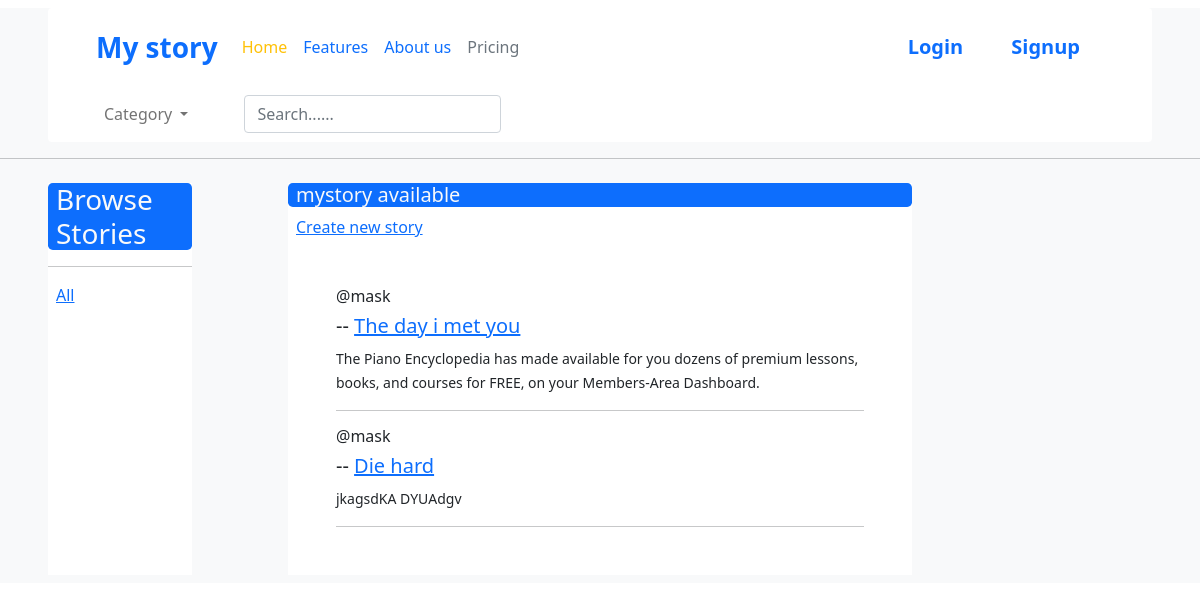
The page / on the database its author committed.
### board/models.py (models this page shows, shortened)
class Mystory(models.Model):
    host = models.ForeignKey(UserReg,  on_delete= models.CASCADE , null= True)
    CH = (
        ('True story','True Story'),
        ('Romance','Romance'),
        ('Short Story','Short Story'),
        ('Childrens story','Childrens story'),
        ('Fantasy','Fantasy'),
        ('Horror','Horror')
    )
    topic = models.CharField(max_length= 200, verbose_name= 'topic', choices=CH)
    title = models.CharField(max_length= 200)
    participants = models.ManyToManyField(settings.AUTH_USER_MODEL, related_name='participants', blank= True)
    description = models.TextField(null=True, blank =True)
    body = models.TextField()
    updated = models.DateTimeField(auto_now =True)
    created = models.DateTimeField(auto_now_add = True)
    class Meta:
        ordering = ['-updated', '-created']

class UserReg(AbstractBaseUser,PermissionsMixin):
    username = models.CharField(max_length=6, verbose_name='enter username')
    first_name = models.CharField(verbose_name='enter your first name', null= False, max_length=100)
    last_name = models.CharField(verbose_name='enter your last name', null= False, max_length=100)
    phone_number = models.CharField(verbose_name='enter valid phone number', null= False, max_length=100)
    email = models.EmailField(verbose_name='enter your email', null=False, unique=True)
    USERNAME_FIELD = 'email'
    REQUIRED_FIELDS = ['username','first_name','last_name','phone_number']
    objects = UserRegManager()
    is_admin = models.BooleanField(default=False)
    is_superuser = models.BooleanField(default=False)
    is_staff = models.BooleanField(default=False)

### board/views.py (the view)
# urls.py: path('', views.home, name = "home"),
def home(request):
    q = request.GET.get('q') if request.GET.get('q') != None else ""
    mystorys = Mystory.objects.filter(
        Q(topic__icontains = q) |
        Q(title__icontains = q) |
        Q(description__icontains = q)|
        Q(body__icontains = q)
        )
    topics = Topic.objects.all()
    mystory_count =  mystorys.count()
    context = {'mystorys':  mystorys, 'topics': topics, 'mystory_count':mystory_count}
    return render(request, 'board/home.html', context)

### board/templates/board/home.html (shortened to what this page needs)
{% extends 'main.html' %}
{% block content %}
<div class="home-container">
    <div class="m-2 mx-5 bg-white">
        <h3 class="bg-primary rounded-3 text-light px-2"> Browse Stories</h3>
        <hr>
        <div>
            <a class="p-2"  href="{% url 'home'%}">All</a>
        </div>
    </div>
    <div class="m-2 mx-5 bg-white">
        <h5 class="bg-primary rounded-3 text-light px-2"> {{mystorys_count}} mystory available</h5>
        <a class="p-2" href="{% url 'create-room'    %}"> Create new story </a>
        <div class="m-5">
            {% for mystory in mystorys %}
            <div>
                <h6><span> @{{mystory.host.username}}</span></h6>
                <h5>{{mystorys.id}} -- <a href="{% url 'mystory' mystory.id %}"> {{mystory.title}} </a></h5>
                <small> {{mystory.description}}</small>
                <hr/>
            </div>
            {% endfor %}
        </div>
    </div>
</div>
{% endblock content %}

### board/templates/board/home.html (style rules this page uses)
.home-container { display: grid; grid-template-columns: 1fr 3fr 1fr; }

### rows shown on the page
Mystory: host.username "mask", title "The day i met you", description "The Piano Encyclopedia has made available for you dozens of premium lessons, books, and courses for FREE, on your Members-Area Dashboard."
Mystory: host.username "mask", title "Die hard", description "jkagsdKA DYUAdgv"
